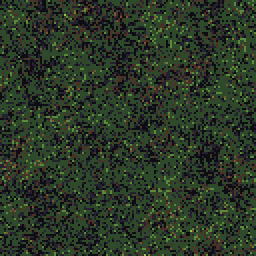
#> input picture motor-deneme-5b8e2f/assets/doku/cim.png, 128 x 128 px (shown 2 times larger)
$ python kenar_gri_sil.py ../assets/doku/cim.png
#> lines starting #> are read from the running program, lines starting #| are printed output that depends on the picture
# Yıkık varyantların siluetinde dış koyu çizginin hemen içinde kalan açık gri hâleyi
# (üretimden kalan arka plan artığı) koyu kontur rengine çevirir. Kar (çok açık) korunur.
import sys
import numpy as np
from PIL import Image
for yol in sys.argv[1:]:
    a = np.array(Image.open(yol).convert('RGBA')).astype(int)
    op = a[..., 3] > 0
#> op: shape (128, 128) bool; every value is 1
    def halka(m): return m & ~(np.roll(m, 1, 0) & np.roll(m, -1, 0) & np.roll(m, 1, 1) & np.roll(m, -1, 1))
#> returned value: shape (128, 128) bool; every value is 0
    h1 = halka(op); ic = op & ~h1
    toplam = 0
    koyu = np.median(a[h1][:, :3], axis=0)
#> koyu = [nan, nan, nan]
    for _ in range(2):                       # 2. ve 3. halka
        h = halka(ic)
        px = a[..., :3]; lum = px.mean(2); sat = px.max(2) - px.min(2)
        gri = h & (lum > 110) & (lum < 212) & (sat < 45)
        a[gri, :3] = koyu
        toplam += int(gri.sum()); ic = ic & ~h
#> this loop made 2 passes
#> toplam on passes 1 to 2: 0, 0
#> pass 1, `lum = px.mean(2)`:
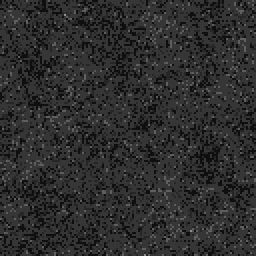
#> lum: shape (128, 128) float64 (shown 2 times larger); min 15.67, max 143.3, mean 46.1
#> pass 1, `sat = px.max(2) - px.min(2)`:
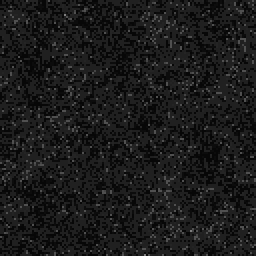
#> sat: shape (128, 128) int64 (shown 2 times larger); min 7, max 126, mean 26.5
#> after the loop, toplam = 0
    Image.fromarray(a.astype(np.uint8)).save(yol)
    print(yol, toplam)
#| ../assets/doku/cim.png 0
